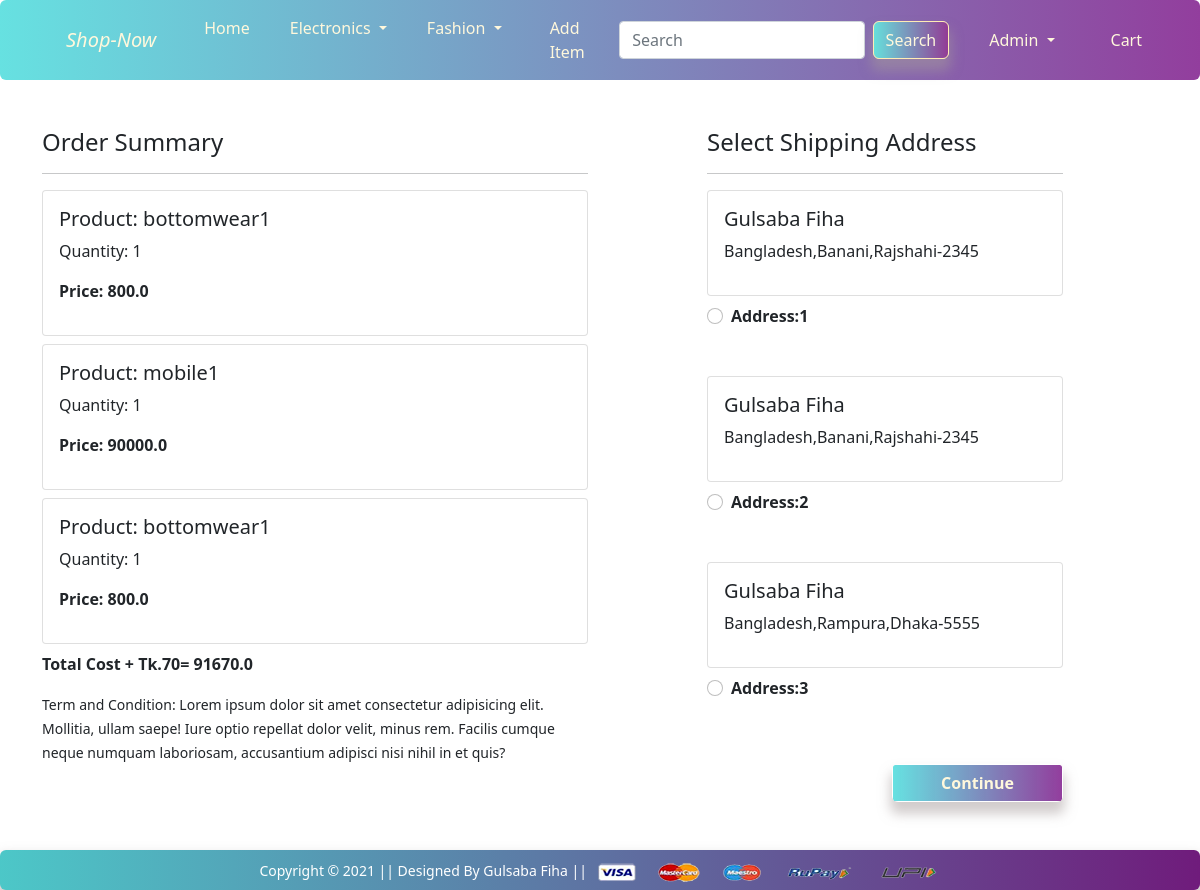
/checkout/ (signed in), run on an earlier commit of the app's database.
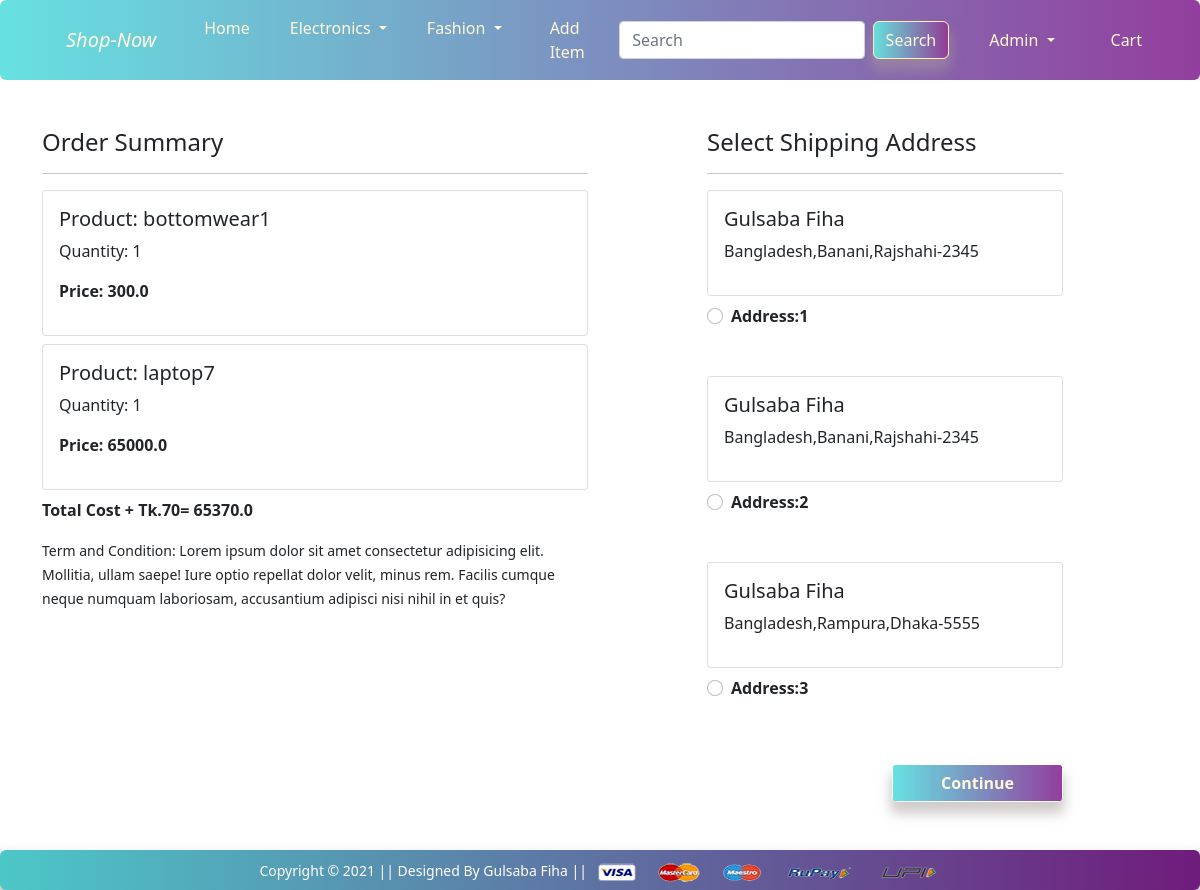
And on a later commit of the database.
### app/models.py (models this page shows, shortened)
class Cart(models.Model):
    id = models.BigAutoField(primary_key=True,null=False)
    user=models.ForeignKey(User,on_delete=models.CASCADE)
    product= models.ForeignKey(Product,on_delete=models.CASCADE)
    quantity= models.PositiveIntegerField(default=1)
    @property
    def total_cost(self):
        return self.quantity * self.product.discounted_price

class Product(models.Model):
    id = models.BigAutoField(primary_key=True,null=False)
    title=models.CharField(max_length=200)
    selling_price=models.FloatField()
    discounted_price=models.FloatField()
    description=models.TextField()
    brand=models.CharField(max_length=200)
    category=models.CharField(choices=CATEGORY_CHOICES,max_length=2)
    product_image=models.ImageField(upload_to='productimg')

class Customer(models.Model):
    id = models.BigAutoField(primary_key=True,null=False)
    user=models.ForeignKey(User,on_delete=models.CASCADE)
    name=models.CharField(max_length=200)
    locality=models.CharField(max_length=200)
    city=models.CharField(max_length=200)
    zipcode=models.IntegerField()
    state=models.CharField(choices=STATE_CHOICES,max_length=20)

### app/views.py (the view)
# urls.py: path('checkout/', views.checkout, name='checkout'),
@login_required
def checkout(request):
  user=request.user
  add=Customer.objects.filter(user=user)
  cart_items=Cart.objects.filter(user=user)
  amount=0.0
  shipping_amount=70.0
  totalamount=0.0
  cart_product=[p for p in Cart.objects.all() if p.user==request.user]
  if cart_product:
    for p in cart_product:
      tempamount=(p.quantity * p.product.discounted_price)
      amount+=tempamount
    totalamount=amount+shipping_amount
  return render(request, 'app/checkout.html',{
    'add':add,
    'totalamount':totalamount,
    'cart_items':cart_items
  })

### app/templates/app/checkout.html (shortened to what this page needs)
{% extends 'app/base.html' %}
{% load static %}
{% block main-content %}
<div class="container">
 <div class="row mt-5">
  <div class="col-sm-6">
    <h4>Order Summary</h4>
    <hr>
    {% for item in cart_items %}
      <div class="card mb-2">
        <div class="card-body">
          <h5>Product: {{item.product.title}}</h5>
          <p>Quantity: {{item.quantity}}</p>
          <p class="fw-bold">Price: {{item.total_cost}} </p>
        </div>
      </div>
      {% endfor %}
      <p class="fw-bold"> Total Cost + Tk.70= {{totalamount}}</p>
    <small>Term and Condition: Lorem ipsum dolor sit amet consectetur adipisicing elit. Mollitia, ullam saepe! Iure optio repellat dolor velit, minus rem. Facilis cumque neque numquam laboriosam, accusantium adipisci nisi nihil in et quis?</small>
  </div>
  <div class="col-sm-4 offset-sm-1">
    <h4>Select Shipping Address</h4>
    <hr>
    <form action="/paymentdone">
    {% for ad in add  %}
      <div class="card">
        <div class="card-body">
        <h5>{{ad.name}}</h5>
        <p>{{ad.locality}},{{ad.city}},{{ad.state}}-{{ad.zipcode}}</p>
        </div>
      </div>
        <div class="form-check mt-2 mb-5">
          <input class="form-check-input" name="custid" id="custadd{{forloop.counter}}" type="radio" value="{{ad.id}}">
          <label class="form-check-label fw-bold" for="custadd{{forloop.counter}}">
            Address:{{forloop.counter}}</label>
        </div>
        {% endfor %}
        <div class="text-end">
          <button type="submit" class="btn cart mt-3 px-5 fw-bold">Continue</button>
        </div>
      </form>
    </div>
  </div>
</div>
{% endblock main-content %}

What changed in the data, as far as the page shows it:
removed Cart: product "bottomwear1", quantity "1", total_cost "800.0"
removed Cart: product "mobile1", quantity "1", total_cost "90000.0"
removed Cart: product "bottomwear1", quantity "1", total_cost "800.0"
added Cart: product "bottomwear1", quantity "1", total_cost "300.0"
added Cart: product "laptop7", quantity "1", total_cost "65000.0"
Also different on the page:
{{ totalamount }}: "91670.0" → "65370.0"
